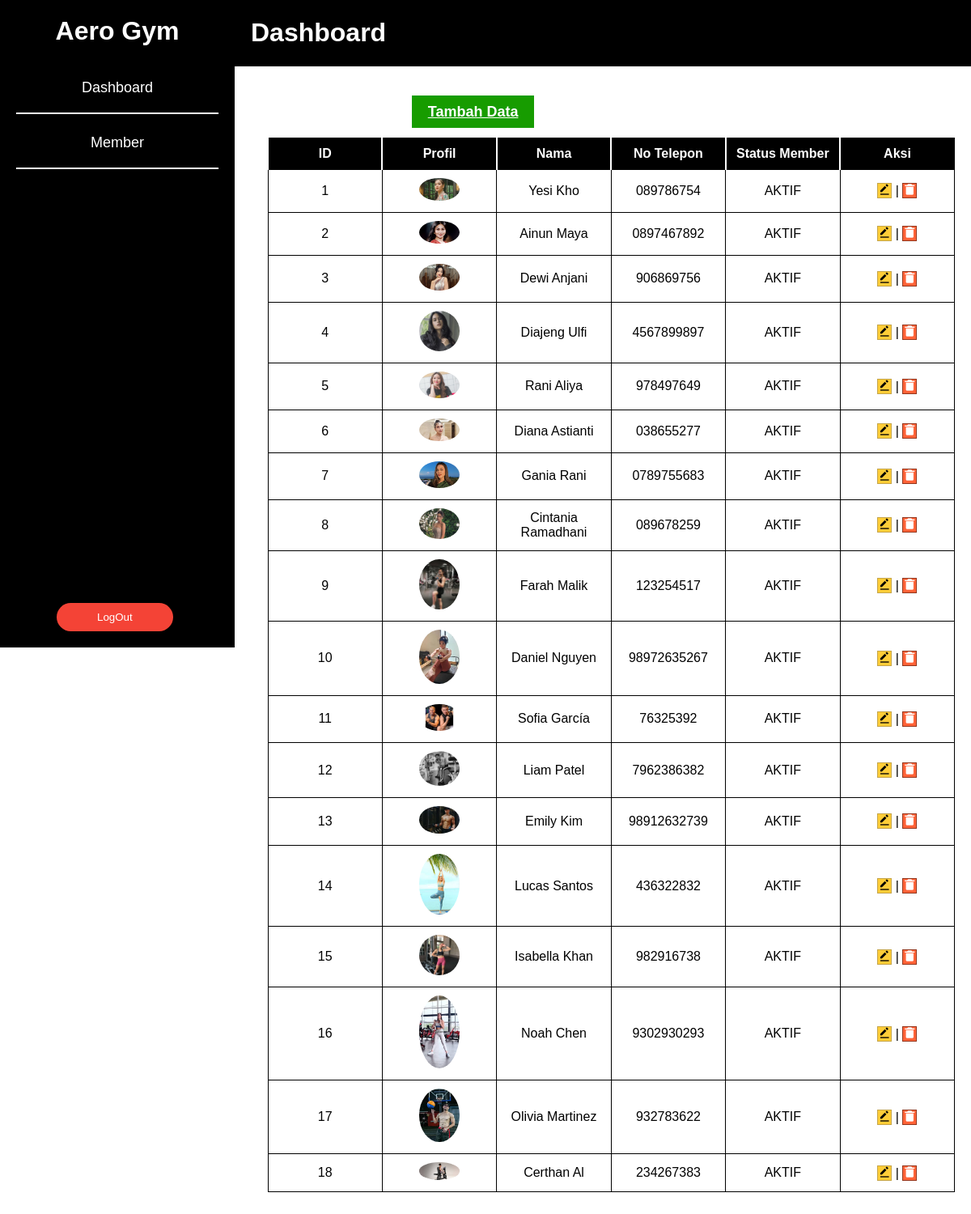
The app's page /member (signed in) with its own data.
### tables this page shows
CREATE TABLE `tbl_member` (
  `ID` int(11) NOT NULL,
  `profil` varchar(200) NOT NULL,
  `nama` varchar(200) NOT NULL,
  `no_telepon` varchar(200) NOT NULL,
  `status_member` enum('AKTIF','NON-AKTIF','','') NOT NULL
);

### routes/route.php (called while the page is built)
<?php
$routes = [];
$routes['GET']['/'] = 'AuthController@index';
$routes['POST']['/login'] = 'AuthController@login';
$routes['GET']['/register'] = 'AuthController@register';
$routes['POST']['/register'] = 'UserController@register';
$routes['GET']['/member'] = 'MemberController@index';
$routes['GET']['/membercreate'] = 'MemberController@formcreate';
$routes['GET']['/memberupdate/{id}'] = 'MemberController@formupdate';
$routes['POST']['/createmember'] = 'MemberController@create';
$routes['POST']['/updatemember/{id}'] = 'MemberController@update';
$routes['GET']['/deletemember/{id}'] = 'MemberController@delete';
?>

### function/function.php (called while the page is built)
<?php
function loadView($viewName, $data = [])
{
  extract($data);
  require_once 'views/' . $viewName . '.php';
}

### controllers/MemberController.php (called while the page is built, shortened)
<?php
require_once "models/MemberModel.php";
require_once "function/function.php";
class MemberController
{
  public function index()
  {
    $data = MemberModel::read();
    loadView('dashboard', $data);
  }
}

### index.php (called while the page is built)
<?php
include_once 'function/main.php';

### models/MemberModel.php (called while the page is built, shortened)
<?php
require_once 'config/database.php';
class MemberModel{
  static function read(){
    global $conn;
    $query = "select * from tbl_member";
    $result = mysqli_query($conn, $query);
    $data = array();
    if ($result->num_rows > 0) {
      while($a = $result->fetch_array()) {
        $data[]=$a;
      }
    }
    return $data;
  }
}

### views/dashboard.php (the view, shortened to what this page needs)
<!DOCTYPE html>
<html>
<head>
    <link href="/views/asset/css/styles.css" rel="stylesheet">
    <link href='https://unpkg.com/boxicons@2.1.4/css/boxicons.min.css' rel='stylesheet'>
</head>
<body>
    <div class="main">
        <div class="sidebar">
            <?php include 'views/components/nav-item.php'?>
            <button onclick="confirmLogout()" class="logout-btn">LogOut</button>
        </div>
        <div class="content">
            <div class="header">
                <h1>Dashboard</h1>
            </div>
            <form action="dashboard.php" method="POST">
                <div class="data">
                    <h2>Member Gym <a href="/membercreate" class="btn-tambah">Tambah Data</a></h2>
                    <table>
                        <tr>
                            <th class="border-left">ID</th>
                            <th class="border-left">Profil</th>
                            <th class="border-left">Nama</th>
                            <th class="border-left">No Telepon</th>
                            <th class="border-left">Status Member</th>
                            <th class="border-left">Aksi</th>
                        </tr>
                        <?php
                        if ($data) {
                            for ($i = 0; $i < count($data); $i++) {
                                echo "<tr>";
                                echo "<td>" . $data[$i]["ID"] . "</td>";
                                echo "<td><img src='views/asset/img/" . $data[$i]["profil"] . "'></td>";
                                echo "<td>" . $data[$i]["nama"] . "</td>";
                                echo "<td>" . $data[$i]["no_telepon"] . "</td>";
                                echo "<td>" . $data[$i]["status_member"] . "</td>";
                                echo "<td>";
                                echo "<a href='/memberupdate/" . $data[$i]["ID"] . "' class='btn-edit'><i class='bx bxs-edit-alt'></i></a>";
                                echo " | ";
                                echo "<a href='/deletemember/" . $data[$i]["ID"] . "' class='btn-delete'><i class='bx bxs-trash-alt'></i></a>";
                                echo "</td>";
                                echo "</tr>";
                            }
                        } else {
                            echo "<tr><td colspan='6'>Tidak ada data dalam tabel</td></tr>";
                        }
                        ?>
                    </table>
                </div>
            </form>
        </div>
    </div>
</body>
</html>

### function/main.php (shortened to what this page needs)
<?php
require_once 'routes/route.php';
$httpMethod = $_SERVER['REQUEST_METHOD'];
$route = $_SERVER['REQUEST_URI'];
$baseUrl = '';
$route = str_replace($baseUrl, '', $route);
foreach ($routes[$httpMethod] as $pattern => $action) {
  $pattern = str_replace('/', '\/', $pattern);
  $pattern = preg_replace('/\{([^\/]+)\}/', '([^\/]+)', $pattern);
  if (preg_match('/^' . $pattern . '$/', $route, $matches)) {
    array_shift($matches);
    $params = $matches;
    $actionParts = explode('@', $action);
    $methodName = $actionParts[1];
    $controller = new $controllerName();
    if (!empty($params)) {
      $controller->$methodName(...$params);
    } else {
      $controller->$methodName();
    }
  }
}

### views/components/nav-item.php
<h1 class="margin-top">Aero Gym</h1>
<div class="sidebar-item">
  <a href="/member">Dashboard</a>
</div>
<div class="sidebar-item">
  <a href="#">Member</a>
</div>

### views/asset/css/styles.css (style rules this page uses)
body { font-family: Arial, sans-serif; padding: 0px; margin: 0px; }
.main { display: flex; }
.sidebar { background-color: black; color: #fff; width: 250px; padding: 0px 20px; height: 100vh; text-align: center; position: fixed; top: 0; left: 0; z-index: 1000; }
.sidebar-item { margin-top: 5px; padding: 20px 20px; border-bottom: 2px solid white; text-align: center; color: #fff; }
.sidebar-item > a { font-size: 18px; text-decoration: none; color: white; }
.content::before { content: ""; position: fixed; top: 0; left: 0; width: 100%; height: 100%; background-image: url("../img/gym.png"); background-size: cover; background-position: center; filter: blur(5px); z-index: -1; }
.content { position: relative; z-index: 0; margin-left: 290px; overflow-x: auto; }
.header { padding: 1px 20px; background-color: black; position: sticky; top: 0; z-index: 1000; }
.header h1 { color: white; }
.data h2 { color: white; }
.margin-top { margin-top: 20px; }
.data { margin-left: 20px; padding: 20px; }
table { width: 100%; border-collapse: collapse; margin-bottom: 20px; text-align: center; backdrop-filter: blur(20px); table-layout: fixed; }
th { padding: 10px 15px; border: 1px solid black; background-color: black; color: white; font-weight: bold; padding: 10px; }
td { padding: 10px 15px; border: 1px solid black; padding: 10px; }
td img { max-width: 50px; border-radius: 50%; }
.border-left { border-left: 2px solid white; }
button { padding: 5px 10px; border-radius: 10px; }
.logout-btn { background-color: #f44336; border-radius: 20px; color: #fff; border: none; padding: 10px 50px; text-decoration: none; display: block; text-align: center; position: absolute; bottom: 20px; left: 70px; }
.btn-tambah { padding: 10px 20px; margin-left: 20px; font-size: 18px; background-color: #179c00; color: white; border: none; font-weight: bold; }
.btn-edit { background-color: #ffcd38; border: 1px solid #c4a54a; font-weight: bold; color: black; }
.btn-delete { background-color: #ff6338; border: 1px solid #92361d; font-weight: bold; color: white; }

### records on screen
tbl_member: ID "1", profil (picture), nama "Yesi Kho", no_telepon "089786754", status_member "AKTIF"
tbl_member: ID "2", profil (picture), nama "Ainun Maya", no_telepon "0897467892", status_member "AKTIF"
tbl_member: ID "3", profil (picture), nama "Dewi Anjani", no_telepon "906869756", status_member "AKTIF"
tbl_member: ID "4", profil (picture), nama "Diajeng Ulfi", no_telepon "4567899897", status_member "AKTIF"
tbl_member: ID "5", profil (picture), nama "Rani Aliya", no_telepon "978497649", status_member "AKTIF"
tbl_member: ID "6", profil (picture), nama "Diana Astianti", no_telepon "038655277", status_member "AKTIF"
tbl_member: ID "7", profil (picture), nama "Gania Rani", no_telepon "0789755683", status_member "AKTIF"
tbl_member: ID "8", profil (picture), nama "Cintania Ramadhani", no_telepon "089678259", status_member "AKTIF"
tbl_member: ID "9", profil (picture), nama "Farah Malik", no_telepon "123254517", status_member "AKTIF"
tbl_member: ID "10", profil (picture), nama "Daniel Nguyen", no_telepon "98972635267", status_member "AKTIF"
tbl_member: ID "11", profil (picture), nama "Sofia García", no_telepon "76325392", status_member "AKTIF"
tbl_member: ID "12", profil (picture), nama "Liam Patel", no_telepon "7962386382", status_member "AKTIF"
tbl_member: ID "13", profil (picture), nama "Emily Kim", no_telepon "98912632739", status_member "AKTIF"
tbl_member: ID "14", profil (picture), nama "Lucas Santos", no_telepon "436322832", status_member "AKTIF"
tbl_member: ID "15", profil (picture), nama "Isabella Khan", no_telepon "982916738", status_member "AKTIF"
tbl_member: ID "16", profil (picture), nama "Noah Chen", no_telepon "9302930293", status_member "AKTIF"
tbl_member: ID "17", profil (picture), nama "Olivia Martinez", no_telepon "932783622", status_member "AKTIF"
tbl_member: ID "18", profil (picture), nama "Certhan Al", no_telepon "234267383", status_member "AKTIF"
